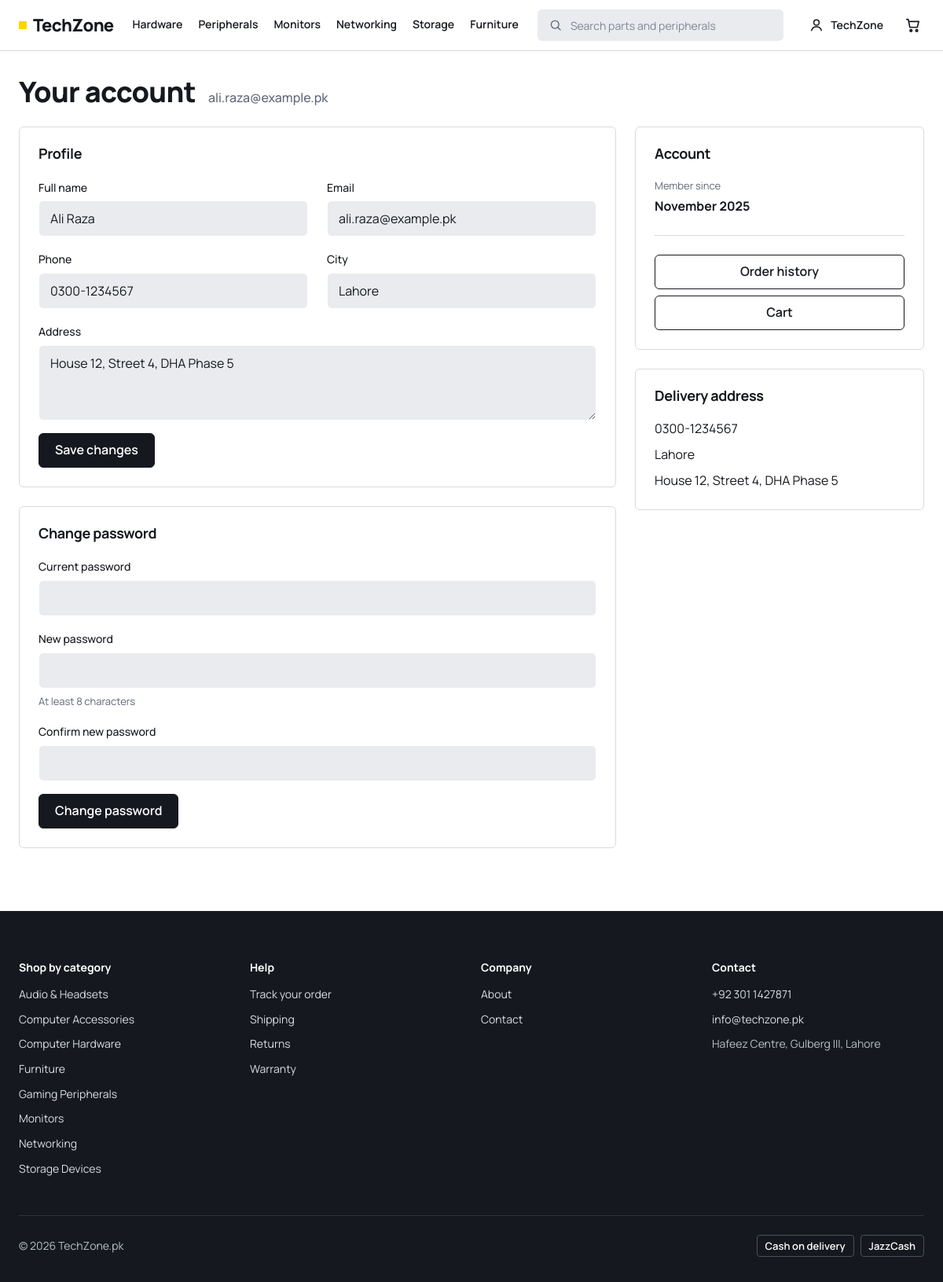
Page /MarketingSite/account/profile.php (signed in) on the committed database.
### tables this page shows
CREATE TABLE IF NOT EXISTS categories (
    id          INT UNSIGNED NOT NULL AUTO_INCREMENT,
    name        VARCHAR(100) NOT NULL,
    description TEXT         DEFAULT NULL,
    image       VARCHAR(255) DEFAULT NULL,
    created_at  TIMESTAMP NOT NULL DEFAULT CURRENT_TIMESTAMP,
    updated_at  TIMESTAMP NOT NULL DEFAULT CURRENT_TIMESTAMP ON UPDATE CURRENT_TIMESTAMP,
    PRIMARY KEY (id),
    UNIQUE KEY uq_categories_name (name)
);

CREATE TABLE IF NOT EXISTS customers (
    id          INT UNSIGNED NOT NULL AUTO_INCREMENT,
    name        VARCHAR(100) NOT NULL,
    email       VARCHAR(150) NOT NULL,
    password    VARCHAR(255) DEFAULT NULL,           
    phone       VARCHAR(30)  DEFAULT NULL,
    city        VARCHAR(100) DEFAULT NULL,
    address     TEXT         DEFAULT NULL,
    created_at  TIMESTAMP NOT NULL DEFAULT CURRENT_TIMESTAMP,
    updated_at  TIMESTAMP NOT NULL DEFAULT CURRENT_TIMESTAMP ON UPDATE CURRENT_TIMESTAMP,
    PRIMARY KEY (id),
    UNIQUE KEY uq_customers_email (email),
    KEY idx_customers_city (city),
    KEY idx_customers_created (created_at)
);

### MarketingSite/config/paths.php (called while the page is built, shortened)
<?php
function marketing_site_base_path(): string
{
    static $base = null;
    if ($base !== null) {
        return $base;
    }
    $root = realpath(__DIR__ . '/..');
    $doc = realpath($_SERVER['DOCUMENT_ROOT'] ?? '');
    $rel = substr($root, strlen($doc));
    $rel = str_replace('\\', '/', $rel);
    $base = rtrim($rel, '/');
    return $base;
}
function site_url(string $path = ''): string
{
    $path = ltrim(str_replace('\\', '/', $path), '/');
    $base = marketing_site_base_path();
    return ($base === '' ? '' : $base) . '/' . $path;
}

### MarketingSite/config/customer_auth.php (called while the page is built, shortened)
<?php
require_once __DIR__ . '/paths.php';
function getCustomerName() {
    if (isset($_SESSION['customer_name'])) {
        return $_SESSION['customer_name'];
    }
    return "Guest";
}

### MarketingSite/account/profile.php (the view, shortened to what this page needs)
<?php
require_once __DIR__ . '/../config/paths.php';
require_once __DIR__ . '/../config/customer_auth.php';
require_once __DIR__ . '/../../core/auth.php';
$customer_id = (int) $_SESSION['customer_id'];
function load_profile_customer(PDO $conn, int $id): ?array {
    $stmt = $conn->prepare("SELECT id, name, email, password, phone, city, address, created_at FROM customers WHERE id = ?");
    $stmt->execute([$id]);
    return $stmt->fetch(PDO::FETCH_ASSOC) ?: null;
}
$customer = load_profile_customer($conn, $customer_id);
require_once __DIR__ . '/../includes/header.php';
?>
<div class="container page">
    <div class="page-title">
        <h1>Your account</h1>
        <span class="page-title__count"><?php echo htmlspecialchars($customer['email']); ?></span>
    </div>
    <div class="row g-4">
        <div class="col-lg-8">
            <section class="panel mb-4">
                <h2 class="panel__title">Profile</h2>
                <div>
                    <form method="POST">
                        <div class="row">
                            <div class="col-md-6 mb-3">
                                <label class="form-label" for="pf_name">Full name</label>
                                <input type="text" class="form-control" id="pf_name" name="name" value="<?php echo htmlspecialchars($customer['name']); ?>" required>
                            </div>
                            <div class="col-md-6 mb-3">
                                <label class="form-label" for="pf_email">Email</label>
                                <input type="email" class="form-control" id="pf_email" name="email" value="<?php echo htmlspecialchars($customer['email']); ?>" required>
                            </div>
                        </div>
                        <div class="row">
                            <div class="col-md-6 mb-3">
                                <label class="form-label" for="pf_phone">Phone</label>
                                <input type="tel" class="form-control" id="pf_phone" name="phone" value="<?php echo htmlspecialchars($customer['phone'] ?? ''); ?>">
                            </div>
                            <div class="col-md-6 mb-3">
                                <label class="form-label" for="pf_city">City</label>
                                <input type="text" class="form-control" id="pf_city" name="city" value="<?php echo htmlspecialchars($customer['city'] ?? ''); ?>">
                            </div>
                        </div>
                        <div class="mb-3">
                            <label class="form-label" for="pf_address">Address</label>
                            <textarea class="form-control" id="pf_address" name="address" rows="3"><?php echo htmlspecialchars($customer['address'] ?? ''); ?></textarea>
                        </div>
                        <button type="submit" name="update_profile" class="btn btn-ink">Save changes</button>
                    </form>
                </div>
            </section>
            <section class="panel">
                <h2 class="panel__title">Change password</h2>
                <div>
                    <form method="POST">
                        <div class="mb-3">
                            <label class="form-label" for="pf_current_password">Current password</label>
                            <input type="password" class="form-control" id="pf_current_password" name="current_password" required autocomplete="current-password">
                        </div>
                        <div class="mb-3">
                            <label class="form-label" for="pf_new_password">New password</label>
                            <input type="password" class="form-control" id="pf_new_password" name="new_password" required minlength="8" maxlength="72" autocomplete="new-password">
                            <p class="form-hint">At least 8 characters</p>
                        </div>
                        <div class="mb-3">
                            <label class="form-label" for="pf_confirm_password">Confirm new password</label>
                            <input type="password" class="form-control" id="pf_confirm_password" name="confirm_password" required minlength="8" maxlength="72" autocomplete="new-password">
                        </div>
                        <button type="submit" name="change_password" class="btn btn-ink">Change password</button>
                    </form>
                </div>
            </section>
        </div>
        <div class="col-lg-4">
            <section class="panel mb-4">
                <h2 class="panel__title">Account</h2>
                <div>
                    <div class="mb-3">
                        <small class="text-muted d-block mb-1">Member since</small>
                        <p class="mb-0"><strong><?php echo date('F Y', strtotime($customer['created_at'])); ?></strong></p>
                    </div>
                    <hr>
                    <div class="d-grid gap-2">
                        <a href="<?php echo htmlspecialchars(site_url('account/orders.php'), ENT_QUOTES, 'UTF-8'); ?>" class="btn btn-line">Order history</a>
                        <a href="<?php echo htmlspecialchars(site_url('shop/cart.php'), ENT_QUOTES, 'UTF-8'); ?>" class="btn btn-line">Cart</a>
                    </div>
                </div>
            </section>
            <?php if (!empty($customer['phone']) || !empty($customer['city']) || !empty($customer['address'])): ?>
            <section class="panel">
                <h2 class="panel__title">Delivery address</h2>
                <div>
                    <?php if (!empty($customer['phone'])): ?>
                        <p class="mb-2"><?php echo htmlspecialchars($customer['phone']); ?></p>
                    <?php endif; ?>
                    <?php if (!empty($customer['city'])): ?>
                        <p class="mb-2"><?php echo htmlspecialchars($customer['city']); ?></p>
                    <?php endif; ?>
                    <?php if (!empty($customer['address'])): ?>
                        <p class="mb-0"><?php echo nl2br(htmlspecialchars($customer['address'])); ?></p>
                    <?php endif; ?>
                </div>
            </section>
            <?php endif; ?>
        </div>
    </div>
</div>
<?php require_once __DIR__ . '/../includes/footer.php'; ?>

### MarketingSite/includes/header.php (shortened to what this page needs)
<?php
require_once __DIR__ . '/../config/paths.php';
require_once __DIR__ . '/../config/customer_auth.php';
require_once __DIR__ . '/format.php';
require_once __DIR__ . '/../../core/inventory.php';
function storefront_nav_categories(array $categories): array {
    $wanted = ['Hardware' => 'Computer Hardware', 'Peripherals' => 'Gaming Peripherals', 'Monitors' => 'Monitors',
               'Networking' => 'Networking', 'Storage' => 'Storage Devices', 'Furniture' => 'Furniture'];
    $byName = [];
    foreach ($categories as $c) $byName[strtolower($c['name'])] = $c;
    $out = [];
    foreach ($wanted as $label => $name) {
        if (isset($byName[strtolower($name)])) $out[] = ['label' => $label] + $byName[strtolower($name)];
    }
    return $out;
}
?>
<?php
$tzSelf = basename($_SERVER['PHP_SELF'] ?? '');
$tzIsHome = $tzSelf === 'index.php' && strpos(str_replace('\\', '/', $_SERVER['PHP_SELF'] ?? ''), '/shop/') === false;
try {
    $tzAllCategories = $conn->query("SELECT * FROM categories ORDER BY name")->fetchAll(PDO::FETCH_ASSOC);
} catch (PDOException $e) {
    $tzAllCategories = [];
}
$tzNavCategories = storefront_nav_categories($tzAllCategories);
$tzCurrentCategory = ($tzSelf === 'products.php' && isset($_GET['category']) && is_scalar($_GET['category'])) ? (int) $_GET['category'] : 0;
$tzSearch = ($tzSelf === 'products.php' && isset($_GET['search']) && is_string($_GET['search'])) ? $_GET['search'] : '';
$tzCartCount = isset($_SESSION['cart']) && is_array($_SESSION['cart']) ? count($_SESSION['cart']) : 0;
$tzLoggedIn = isset($_SESSION['customer_id']);
$tzFirstName = $tzLoggedIn ? (explode(' ', trim((string) getCustomerName()))[0] ?: 'Account') : '';
$tzE = static fn($s) => htmlspecialchars((string) $s, ENT_QUOTES, 'UTF-8');
?>
<!DOCTYPE html>
<html lang="en">
<head>
    <link rel="stylesheet" href="https://cdn.jsdelivr.net/npm/bootstrap@5.3.3/dist/css/bootstrap.min.css">
    <link rel="stylesheet" href="https://cdnjs.cloudflare.com/ajax/libs/font-awesome/6.4.0/css/all.min.css">
    <link rel="stylesheet" href="<?php echo htmlspecialchars(site_url('assets/css/style.css'), ENT_QUOTES, 'UTF-8'); ?>?v=<?php echo (int) filemtime(__DIR__ . '/../assets/css/style.css'); ?>">
</head>
<body class="<?php echo $tzIsHome ? 'page-home' : ''; ?>">
<header class="site-header">
  <div class="container site-header__row">
    <a class="wordmark" href="<?php echo $tzE(site_url('index.php')); ?>"><span class="wordmark__mark" aria-hidden="true"></span>TechZone</a>
    <nav class="cat-nav d-none d-lg-flex" aria-label="Categories">
      <?php foreach ($tzNavCategories as $c): ?>
        <a href="<?php echo $tzE(site_url('shop/products.php?category=' . (int) $c['id'])); ?>"<?php echo $tzCurrentCategory === (int) $c['id'] ? ' aria-current="page"' : ''; ?>><?php echo $tzE($c['label']); ?></a>
      <?php endforeach; ?>
    </nav>
    <form class="site-search d-none d-lg-flex" role="search" method="GET" action="<?php echo $tzE(site_url('shop/products.php')); ?>">
      <?php echo tz_icon('search', 18); ?>
      <input type="search" id="siteSearch" name="search" placeholder="Search parts and peripherals" value="<?php echo $tzE($tzSearch); ?>" autocomplete="off">
    </form>
    <div class="site-header__actions">
      <?php if ($tzLoggedIn): ?>
      <div class="dropdown">
        <a class="account-link" href="#" id="accountMenu" data-bs-toggle="dropdown" aria-expanded="false"><?php echo tz_icon('user', 20); ?><span class="d-none d-sm-inline"><?php echo $tzE($tzFirstName); ?></span></a>
      </div>
      <?php else: ?>
      <a class="account-link" href="<?php echo $tzE(site_url('auth/login.php')); ?>"><?php echo tz_icon('user', 20); ?><span class="d-none d-sm-inline">Sign in</span></a>
      <?php endif; ?>
      <a class="nav-icon-btn cart-link" href="<?php echo $tzE(site_url('shop/cart.php')); ?>" title="Cart" aria-label="Cart<?php echo $tzCartCount ? ', ' . $tzCartCount . ' items' : ''; ?>">
        <?php echo tz_icon('cart', 22); ?>
      </a>
    </div>
  </div>
</header>
<main id="main">

### MarketingSite/includes/footer.php (shortened to what this page needs)
<?php
$tzFooterCats = $GLOBALS['tz_categories'] ?? [];
$tzF = static fn($s) => htmlspecialchars((string) $s, ENT_QUOTES, 'UTF-8');
?>
</main>
<footer class="site-footer">
    <div class="container">
        <div class="row gy-5 site-footer__cols">
            <div class="col-6 col-lg-3">
                <h2 class="site-footer__title">Shop by category</h2>
                <ul class="site-footer__list">
                    <?php foreach ($tzFooterCats as $c): ?>
                        <li><a href="<?php echo $tzF(site_url('shop/products.php?category=' . (int) $c['id'])); ?>"><?php echo $tzF($c['name']); ?></a></li>
                    <?php endforeach; ?>
                </ul>
            </div>
            <div class="col-6 col-lg-3">
                <h2 class="site-footer__title">Help</h2>
                <ul class="site-footer__list">
                    <li><a href="<?php echo $tzF(site_url('track.php')); ?>">Track your order</a></li>
                    <li><a href="<?php echo $tzF(site_url('about.php#shipping')); ?>">Shipping</a></li>
                    <li><a href="<?php echo $tzF(site_url('about.php#returns')); ?>">Returns</a></li>
                    <li><a href="<?php echo $tzF(site_url('about.php#warranty')); ?>">Warranty</a></li>
                </ul>
            </div>
            <div class="col-6 col-lg-3">
                <h2 class="site-footer__title">Company</h2>
                <ul class="site-footer__list">
                    <li><a href="<?php echo $tzF(site_url('about.php')); ?>">About</a></li>
                    <li><a href="<?php echo $tzF(site_url('contact.php')); ?>">Contact</a></li>
                </ul>
            </div>
            <div class="col-6 col-lg-3">
                <h2 class="site-footer__title">Contact</h2>
                <ul class="site-footer__list site-footer__contact">
                    <li><a href="tel:+923011427871">+92 301 1427871</a></li>
                    <li><a href="mailto:info@techzone.pk">info@techzone.pk</a></li>
                    <li>Hafeez Centre, Gulberg III, Lahore</li>
                </ul>
            </div>
        </div>
        <div class="site-footer__bottom">
            <p>&copy; <?php echo date('Y'); ?> TechZone.pk</p>
            <ul class="pay-badges" aria-label="Payment methods">
                <li>Cash on delivery</li>
                <li>JazzCash</li>
            </ul>
        </div>
    </div>
</footer>
</body>
</html>

### rows in the picture
categories: label "Hardware", name "Computer Hardware"
categories: label "Peripherals", name "Gaming Peripherals"
categories: name "Monitors"
categories: name "Networking"
categories: label "Storage", name "Storage Devices"
categories: name "Furniture"
customers: email "ali.raza@example.pk", name "Ali Raza", phone "0300-1234567", city "Lahore", address "House 12, Street 4, DHA Phase 5", created_at "November 2025"
categories: name "Audio & Headsets"
categories: name "Computer Accessories"

### other values in the picture
$tzE($tzFirstName) "TechZone"
